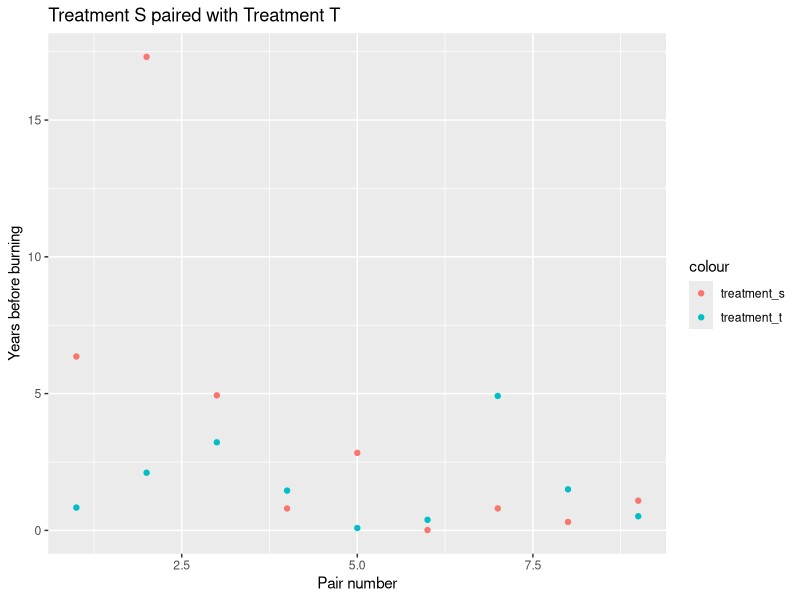
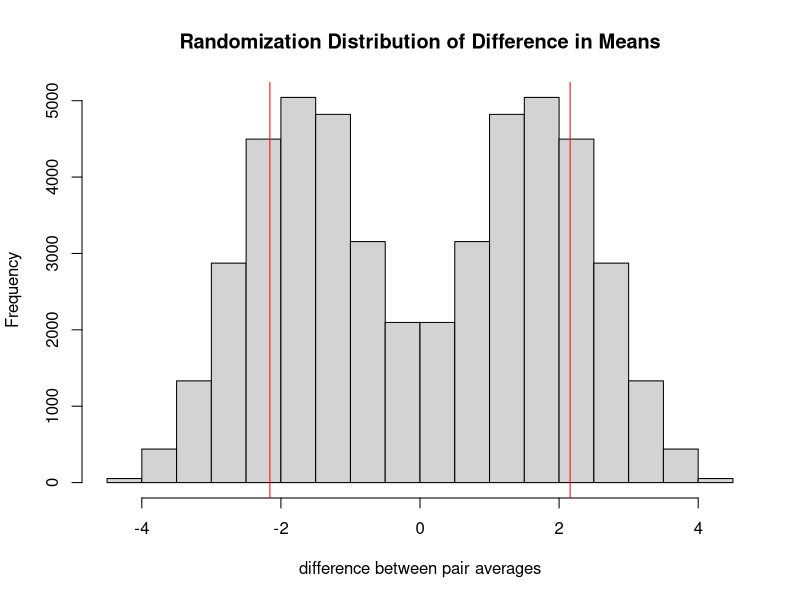
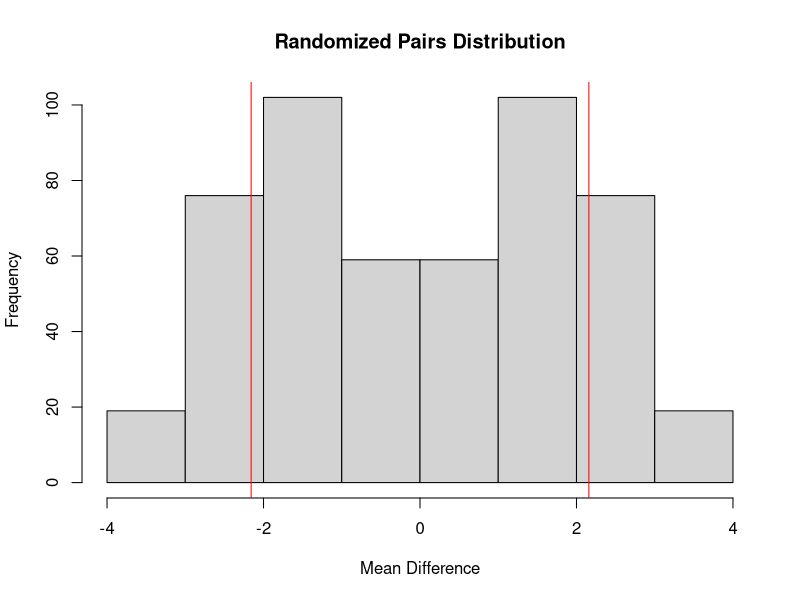
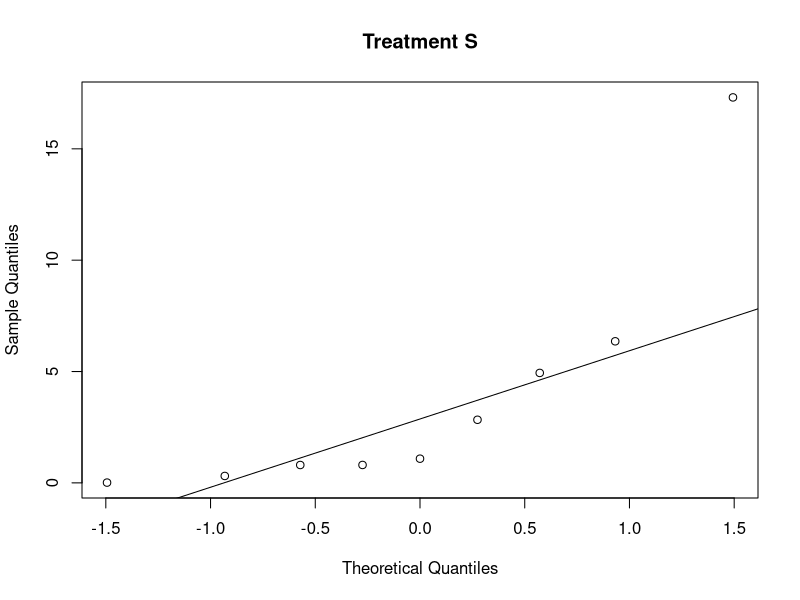
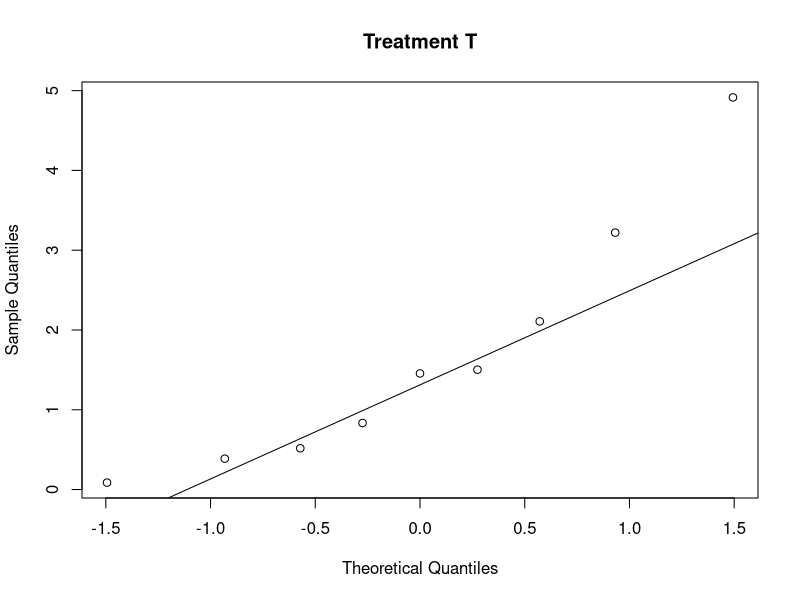
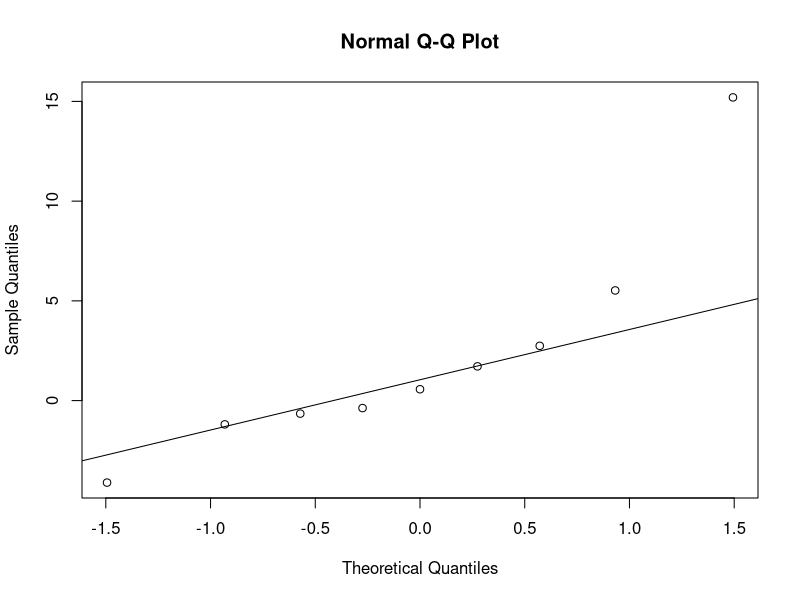
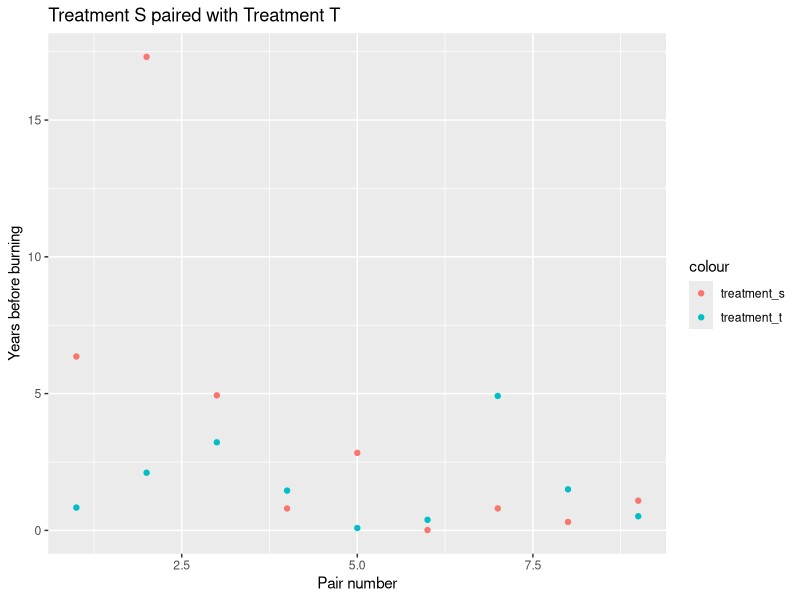
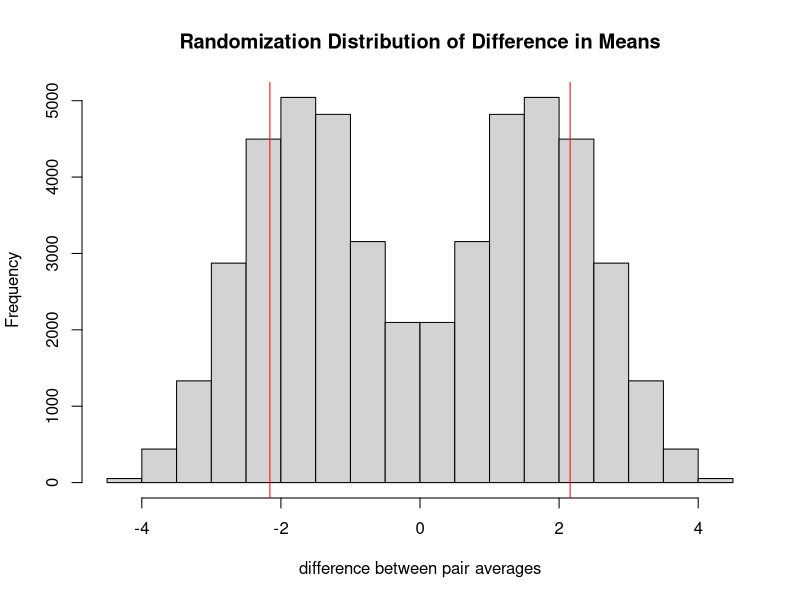

Generate these figures, in order, with R: (Note: a time limit stopped this script after it produced the figures.)
## ---- chunk 1
library(ggplot2)
set.seed(1003836441)
treatment_s <- round(rexp(9, 1/3), digits=3)
treatment_t <- round(rexp(9, 1), digits = 3)

pairs <- data.frame(treatment_s, treatment_t)
print(pairs)
ggplot(pairs, aes(x=1:9), xlab="pair", ylab="Time") +
  geom_point(aes(y=treatment_s, color = "treatment_s")) +
  geom_point(aes(y=treatment_t, color="treatment_t")) +
  ggtitle("Treatment S paired with Treatment T") +
  xlab("Pair number") +
  ylab("Years before burning")
## ---- chunk 2
round((mean(treatment_s)-mean(treatment_t)), digits=3)
## ---- chunk 3
bulbs <- c(treatment_s, treatment_t)
N <- choose(18, 9)
res <- numeric(N)
index <- combn(1:18, 9)
for (i in 1:N)
{res[i] <- mean(bulbs[index[,i]])-mean(bulbs[-index[,i]])}

hist(res, xlab="difference between pair averages",
     main="Randomization Distribution of Difference in Means")
observed <- mean(treatment_s)-mean(treatment_t)
abline(v=observed, col="red")
abline(v=-observed, col="red")


pval <- round((sum(abs(res)>=observed)/N), digits = 2)
print(pval)

## ---- chunk 4
diff <- pairs$treatment_s-pairs$treatment_t
meandiff <- mean(diff) ; meandiff

N <- 2^(9)
res <- numeric(N)
LR <- list(c(-1,1))
treatment_assignment <-expand.grid(rep(LR, 9))

for (i in 1:N)
  res[i] <-mean(as.numeric(treatment_assignment[i,])*diff)

hist(res, xlab="Mean Difference", main="Randomized Pairs Distribution")
abline(v=meandiff, col="red")
abline(v=-meandiff, col="red")

pval <- round(sum(abs(res)>=meandiff)/N,digits=2) ; pval
## ---- chunk 5
t.test(treatment_s,treatment_t,var.equal=FALSE)
## ---- chunk 6
t.test(pairs$treatment_s,pairs$treatment_t,paired=T)
## ---- chunk 7
qqnorm(treatment_s, main="Treatment S");qqline(treatment_s)
qqnorm(treatment_t,main="Treatment T");qqline(treatment_t)

## ---- chunk 8
qqnorm(diff);qqline(diff)
## ---- chunk 9
#completely randomized design via monte carlo
set.seed(1003836441)
pvals_crd <- replicate(1000, {treatment_s2 <- round(rexp(20, 1/3), digits = 3)
treatment_t2 <- round(rexp(20, 1), digits = 3)
bulbs2 <- c(treatment_s2, treatment_t2)
N <- 1000
res <- numeric(N)
for (i in 1:N)
  {index <- sample(40,size=20,replace=F)
    res[i] <- mean(bulbs2[index])-mean(bulbs2[-index])}
observed <- mean(treatment_s2)-mean(treatment_t2)
pval <- (sum(abs(res) >= observed)+1)/(N+1)
round(pval,2)})

round(sum(pvals_crd<=0.05)/1000, digits = 2)
## ---- chunk 10
#two sided t-test 
set.seed(1003836441)
pvals_tr <- replicate(1000,(t.test(round(rexp(20, 1/3), digits = 3), round(rexp(20, 1), digits = 3), var.equal=F, alternative = "two.sided")$p.value))

round(sum(pvals_tr<=0.05)/1000, digits=2)
## ---- chunk 11
#wilcox 
set.seed(1003836441)
pvals_wil <- replicate(1000, wilcox.test(round(rexp(20,1/3), digits=3),round(rexp(20,1), digits=3), exact=F)$p.value)

round(sum(pvals_wil<=0.05)/1000, digits=2)
## ---- chunk 12
#randomized paired design
set.seed(1003836441)
pvals_rpd <- replicate(1000, {diff_2 <- round(rexp(20,1/3), digits=3) - round(rexp(20,1), digits=3)
meandiff_2 <- mean(diff_2);meandiff_2
N <- 2^(10)
res <- numeric(N)
LR <- list(c(-1,1))
treatment_assignment <- expand.grid(rep(LR, 10))

for (i in 1:N)
  res[i] <- mean(as.numeric(treatment_assignment[i,])*diff_2)
pval_rpd <- sum(abs(res)>=meandiff_2)/N ; pval_rpd})

round(sum(pvals_rpd<=0.05)/1000, digits=2)
## ---- chunk 13
#two sided t-test with pairing
set.seed(1003836441)
pvals_trpd <- replicate(1000,(t.test(round(rexp(20, 1/3), digits = 3), round(rexp(20, 1), digits = 3), paired=T, var.equal=F, alternative = "two.sided")$p.value))

round(sum(pvals_trpd<=0.05)/1000, digits=2)
## ---- chunk 14
#wilcox t.test
set.seed(1003836441)
pvals_wil <- replicate(1000, wilcox.test(round(rexp(20,1/3), digits=3),round(rexp(20,1), digits=3), paired=T, exact=F)$p.value)

round(sum(pvals_wil<=0.05)/1000, digits=2)
## ---- chunk 15
library(ggplot2)
set.seed(1003836441)
treatment_s <- round(rexp(9, 1/3), digits=3)
treatment_t <- round(rexp(9, 1), digits = 3)

pairs <- data.frame(treatment_s, treatment_t)
print(pairs)
ggplot(pairs, aes(x=1:9), xlab="pair", ylab="Time") +
  geom_point(aes(y=treatment_s, color = "treatment_s")) +
  geom_point(aes(y=treatment_t, color="treatment_t")) +
  ggtitle("Treatment S paired with Treatment T") +
  xlab("Pair number") +
  ylab("Years before burning")
## ---- chunk 16
round((mean(treatment_s)-mean(treatment_t)), digits=3)
## ---- chunk 17
bulbs <- c(treatment_s, treatment_t)
N <- choose(18, 9)
res <- numeric(N)
index <- combn(1:18, 9)
for (i in 1:N)
{res[i] <- mean(bulbs[index[,i]])-mean(bulbs[-index[,i]])}

hist(res, xlab="difference between pair averages",
     main="Randomization Distribution of Difference in Means")
observed <- mean(treatment_s)-mean(treatment_t)
abline(v=observed, col="red")
abline(v=-observed, col="red")


pval <- round((sum(abs(res)>=observed)/N), digits = 2)
print(pval)

## ---- chunk 18
diff <- pairs$treatment_s-pairs$treatment_t
meandiff <- mean(diff) ; meandiff

N <- 2^(9)
res <- numeric(N)
LR <- list(c(-1,1))
treatment_assignment <-expand.grid(rep(LR, 9))

for (i in 1:N)
  res[i] <-mean(as.numeric(treatment_assignment[i,])*diff)

hist(res, xlab="Mean Difference", main="Randomized Pairs Distribution")
abline(v=meandiff, col="red")
abline(v=-meandiff, col="red")

pval <- round(sum(abs(res)>=meandiff)/N,digits=2) ; pval
## ---- chunk 19
t.test(treatment_s,treatment_t,var.equal=FALSE)
## ---- chunk 20
t.test(pairs$treatment_s,pairs$treatment_t,paired=T)
## ---- chunk 21
qqnorm(treatment_s, main="Treatment S");qqline(treatment_s)
qqnorm(treatment_t,main="Treatment T");qqline(treatment_t)

## ---- chunk 22
qqnorm(diff);qqline(diff)
## ---- chunk 23
#completely randomized design via monte carlo
set.seed(1003836441)
pvals_crd <- replicate(1000, {treatment_s2 <- round(rexp(20, 1/3), digits = 3)
treatment_t2 <- round(rexp(20, 1), digits = 3)
bulbs2 <- c(treatment_s2, treatment_t2)
N <- 1000
res <- numeric(N)
for (i in 1:N)
  {index <- sample(40,size=20,replace=F)
    res[i] <- mean(bulbs2[index])-mean(bulbs2[-index])}
observed <- mean(treatment_s2)-mean(treatment_t2)
pval <- (sum(abs(res) >= observed)+1)/(N+1)
round(pval,2)})

round(sum(pvals_crd<=0.05)/1000, digits = 2)
## ---- chunk 24
#two sided t-test 
set.seed(1003836441)
pvals_tr <- replicate(1000,(t.test(round(rexp(20, 1/3), digits = 3), round(rexp(20, 1), digits = 3), var.equal=F, alternative = "two.sided")$p.value))

round(sum(pvals_tr<=0.05)/1000, digits=2)
## ---- chunk 25
#wilcox 
set.seed(1003836441)
pvals_wil <- replicate(1000, wilcox.test(round(rexp(20,1/3), digits=3),round(rexp(20,1), digits=3), exact=F)$p.value)

round(sum(pvals_wil<=0.05)/1000, digits=2)
## ---- chunk 26
#randomized paired design
set.seed(1003836441)
pvals_rpd <- replicate(1000, {diff_2 <- round(rexp(20,1/3), digits=3) - round(rexp(20,1), digits=3)
meandiff_2 <- mean(diff_2);meandiff_2
N <- 2^(10)
res <- numeric(N)
LR <- list(c(-1,1))
treatment_assignment <- expand.grid(rep(LR, 10))

for (i in 1:N)
  res[i] <- mean(as.numeric(treatment_assignment[i,])*diff_2)
pval_rpd <- sum(abs(res)>=meandiff_2)/N ; pval_rpd})

round(sum(pvals_rpd<=0.05)/1000, digits=2)
## ---- chunk 27
#two sided t-test with pairing
set.seed(1003836441)
pvals_trpd <- replicate(1000,(t.test(round(rexp(20, 1/3), digits = 3), round(rexp(20, 1), digits = 3), paired=T, var.equal=F, alternative = "two.sided")$p.value))

round(sum(pvals_trpd<=0.05)/1000, digits=2)
## ---- chunk 28
#wilcox t.test
set.seed(1003836441)
pvals_wil <- replicate(1000, wilcox.test(round(rexp(20,1/3), digits=3),round(rexp(20,1), digits=3), paired=T, exact=F)$p.value)

round(sum(pvals_wil<=0.05)/1000, digits=2)
